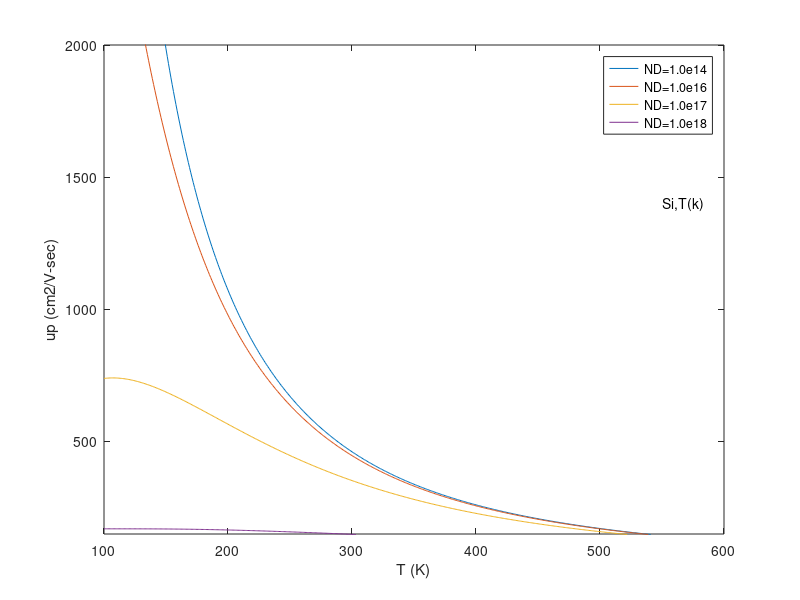

Reproduce this figure in MATLAB.
#  Plotting of Mobility vs T(K);

# Values at T=300K
upmin300=54.3;
up0300=406.9;
Naref300=2.35*(10.^17);
ap300=0.88;
T=100:1:600;

# Values at T(k)
upmin=upmin300*((T/300).^-0.57);
up0=up0300*((T/300).^-2.23);
Naref=Naref300*((T/300).^2.4);
ap=ap300*((T/300).^-0.146);

NA=1.0e14;
up=upmin + up0./((1+NA./Naref).^ap);
plot(T,up);
axis([100 600 150 2000]);
xlabel('T (K)');
ylabel('up (cm2/V-sec)');
hold on

NA=1.0e16;
up=upmin + up0./((1+NA./Naref).^ap);
plot(T,up);
axis([100 600 150 2000]);
hold on

NA=1.0e17;
up=upmin + up0./((1+NA./Naref).^ap);
plot(T,up);
axis([100 600 150 2000]);
hold on

NA=1.0e18;
up=upmin + up0./((1+NA./Naref).^ap);
plot(T,up);
axis([100 600 150 2000]);
legend('ND=1.0e14', 'ND=1.0e16', 'ND=1.0e17', 'ND=1.0e18');

text(550,1400,'Si,T(k)');